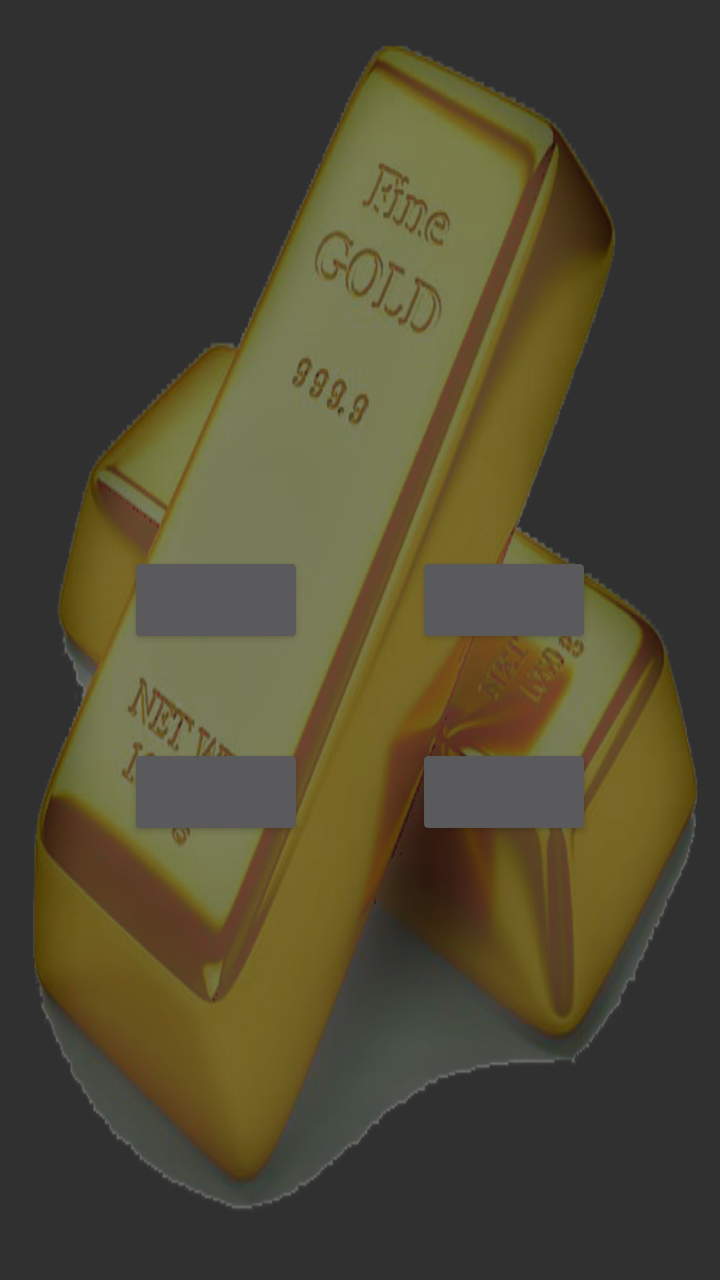
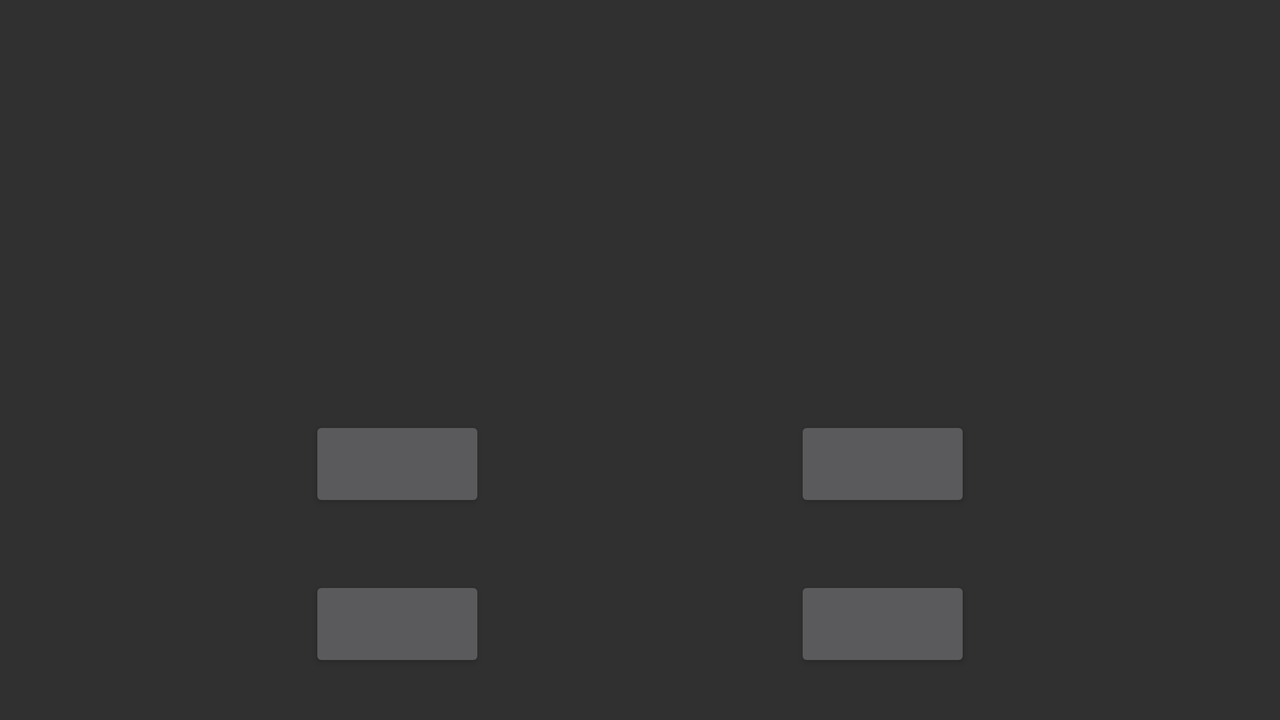

One screen, two layout resources from the same app: the default and the author's alternative for another configuration. Each is rendered where Android would select it; the XML of both is given below.
<!-- AndroidManifest.xml: application theme Gleb -->
<!-- res/layout/activity_main.xml -->
<?xml version="1.0" encoding="utf-8"?>
<android.support.constraint.ConstraintLayout xmlns:android="http://schemas.android.com/apk/res/android"
    xmlns:app="http://schemas.android.com/apk/res-auto"
    xmlns:tools="http://schemas.android.com/tools"
    android:layout_width="match_parent"
    android:layout_height="match_parent"


    android:background="@drawable/gol"
    tools:context=".MainActivity"
    tools:layout_editor_absoluteY="81dp">

    <TextView
        android:id="@+id/textViewMil"
        android:layout_width="wrap_content"
        android:layout_height="wrap_content"

        android:layout_marginEnd="8dp"
        android:layout_marginStart="8dp"
        android:layout_marginTop="184dp"
        android:textAlignment="center"
        android:textColor="@android:color/white"
        app:layout_constraintEnd_toEndOf="parent"
        app:layout_constraintHorizontal_bias="0.501"
        app:layout_constraintStart_toStartOf="parent"
        app:layout_constraintTop_toTopOf="parent" />

    <Button
        android:id="@+id/buttonOne"
        android:layout_width="wrap_content"
        android:layout_height="wrap_content"

        android:layout_marginStart="8dp"
        android:layout_marginTop="276dp"
        app:layout_constraintEnd_toStartOf="@+id/buttonTwice"
        app:layout_constraintHorizontal_bias="0.5"
        app:layout_constraintStart_toStartOf="parent"
        app:layout_constraintTop_toTopOf="parent" />

    <Button
        android:id="@+id/buttonTwice"
        android:layout_width="wrap_content"
        android:layout_height="wrap_content"

        android:layout_marginEnd="8dp"
        android:layout_marginTop="276dp"
        app:layout_constraintEnd_toEndOf="parent"
        app:layout_constraintHorizontal_bias="0.5"
        app:layout_constraintStart_toEndOf="@+id/buttonOne"
        app:layout_constraintTop_toTopOf="parent" />


    <TextView
        android:id="@+id/textViewScore"
        android:layout_width="wrap_content"
        android:layout_height="wrap_content"

        android:layout_marginEnd="56dp"
        android:layout_marginTop="36dp"
        android:textColor="@android:color/white"
        app:layout_constraintEnd_toEndOf="parent"
        app:layout_constraintTop_toTopOf="parent" />

    <Button
        android:id="@+id/button2Three"
        android:layout_width="wrap_content"
        android:layout_height="wrap_content"

        android:layout_marginStart="8dp"
        android:layout_marginTop="48dp"
        app:layout_constraintEnd_toStartOf="@+id/buttonFour"
        app:layout_constraintHorizontal_bias="0.5"
        app:layout_constraintStart_toStartOf="parent"
        app:layout_constraintTop_toBottomOf="@+id/buttonOne" />

    <Button
        android:id="@+id/buttonFour"
        android:layout_width="wrap_content"
        android:layout_height="wrap_content"

        android:layout_marginEnd="8dp"
        android:layout_marginTop="48dp"
        app:layout_constraintEnd_toEndOf="parent"
        app:layout_constraintHorizontal_bias="0.5"
        app:layout_constraintStart_toEndOf="@+id/button2Three"
        app:layout_constraintTop_toBottomOf="@+id/buttonTwice" />

</android.support.constraint.ConstraintLayout>
<!-- resources referenced by this layout -->
<resources>
  <!-- drawable gol: png bitmap (drawable, 208192 bytes) -->
  <style name="Gleb" parent="Theme.AppCompat.NoActionBar" />
</resources>
<!-- res/layout-land/activity_main.xml (the author's variant of the layout above) -->
<!-- drawn on the phone turned sideways -->
<?xml version="1.0" encoding="utf-8"?>
<android.support.constraint.ConstraintLayout xmlns:android="http://schemas.android.com/apk/res/android"
    xmlns:app="http://schemas.android.com/apk/res-auto"
    xmlns:tools="http://schemas.android.com/tools"
    android:layout_width="match_parent"
    android:layout_height="match_parent"


    tools:context=".MainActivity"
    tools:layout_editor_absoluteY="25dp">

    <TextView
        android:id="@+id/textViewMil"
        android:layout_width="wrap_content"
        android:layout_height="wrap_content"

        android:layout_marginEnd="294dp"
        android:layout_marginStart="297dp"
        android:layout_marginTop="119dp"
        android:textAlignment="center"
        android:textColor="@android:color/white"
        app:layout_constraintEnd_toEndOf="parent"
        app:layout_constraintStart_toStartOf="parent"
        app:layout_constraintTop_toTopOf="parent" />

    <Button
        android:id="@+id/buttonOne"
        android:layout_width="wrap_content"
        android:layout_height="wrap_content"

        android:layout_marginBottom="32dp"
        app:layout_constraintBottom_toTopOf="@+id/button2Three"
        app:layout_constraintEnd_toStartOf="@+id/buttonTwice"
        app:layout_constraintHorizontal_bias="0.5"
        app:layout_constraintStart_toStartOf="parent" />

    <Button
        android:id="@+id/buttonTwice"
        android:layout_width="88dp"
        android:layout_height="wrap_content"

        android:layout_marginBottom="32dp"
        app:layout_constraintBottom_toTopOf="@+id/buttonFour"
        app:layout_constraintEnd_toEndOf="parent"
        app:layout_constraintHorizontal_bias="0.5"
        app:layout_constraintStart_toEndOf="@+id/buttonOne" />


    <TextView
        android:id="@+id/textViewScore"
        android:layout_width="wrap_content"
        android:layout_height="wrap_content"

        android:layout_marginEnd="54dp"
        android:layout_marginTop="36dp"
        android:textColor="@android:color/white"
        app:layout_constraintEnd_toEndOf="parent"
        app:layout_constraintTop_toTopOf="parent" />

    <Button
        android:id="@+id/button2Three"
        android:layout_width="wrap_content"
        android:layout_height="wrap_content"

        android:layout_marginBottom="24dp"
        app:layout_constraintBottom_toBottomOf="parent"
        app:layout_constraintEnd_toStartOf="@+id/buttonFour"
        app:layout_constraintHorizontal_bias="0.5"
        app:layout_constraintStart_toStartOf="parent" />

    <Button
        android:id="@+id/buttonFour"
        android:layout_width="wrap_content"
        android:layout_height="wrap_content"

        android:layout_marginBottom="24dp"
        app:layout_constraintBottom_toBottomOf="parent"
        app:layout_constraintEnd_toEndOf="parent"
        app:layout_constraintHorizontal_bias="0.5"
        app:layout_constraintStart_toEndOf="@+id/button2Three" />

</android.support.constraint.ConstraintLayout>
<!-- resources referenced by the variant -->
<!-- as the phone turned sideways resolves them -->
<resources>
  <style name="Gleb" parent="Theme.AppCompat.NoActionBar" />
</resources>
